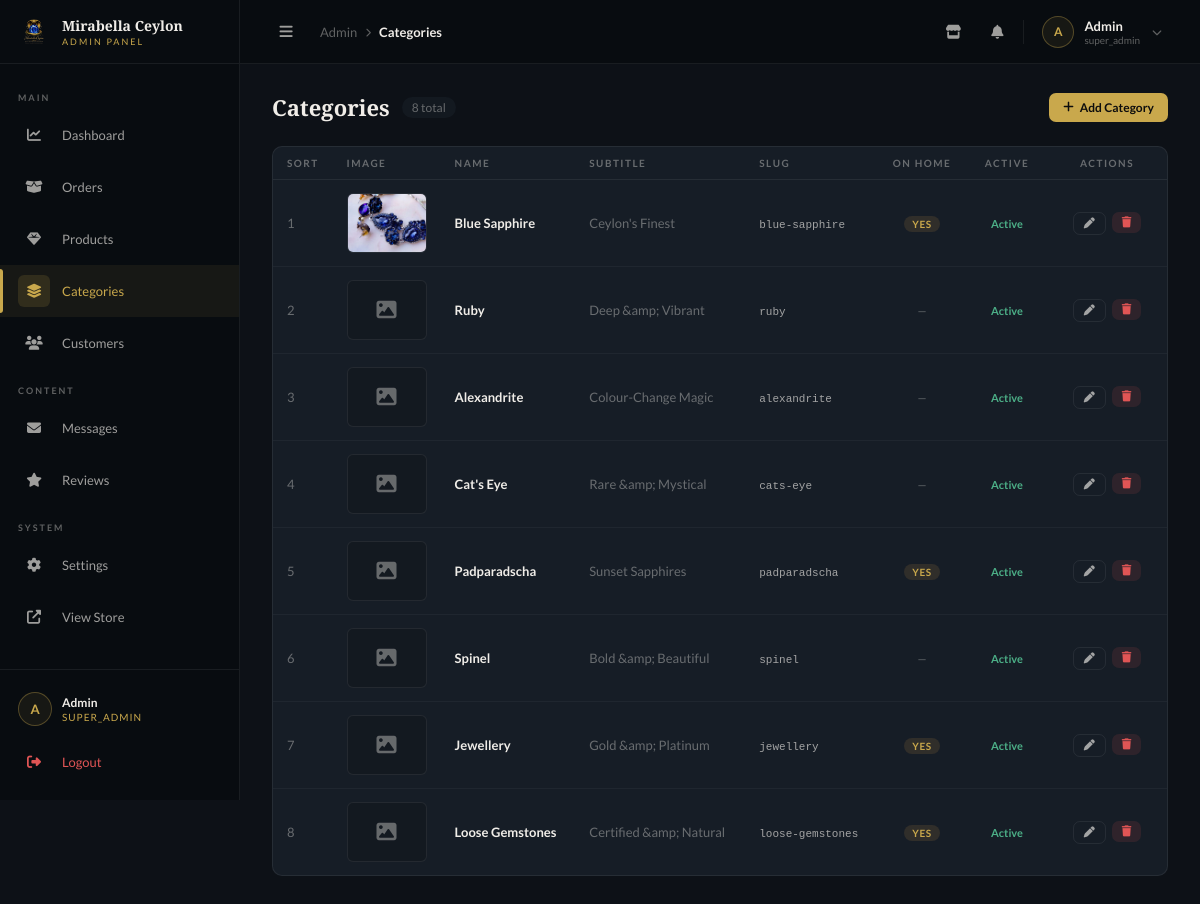
Screenshot of /admin/categories.php (signed in) with the database file from the repository.
### tables this page shows
CREATE TABLE IF NOT EXISTS `categories` (
  `id`          INT UNSIGNED  NOT NULL AUTO_INCREMENT,
  `name`        VARCHAR(100)  NOT NULL,
  `slug`        VARCHAR(110)  NOT NULL UNIQUE,
  `subtitle`    VARCHAR(120)           DEFAULT NULL,
  `description` TEXT                   DEFAULT NULL,
  `image`       VARCHAR(255)           DEFAULT NULL,
  `sort_order`  SMALLINT      NOT NULL DEFAULT 0,
  `show_on_home` TINYINT(1)   NOT NULL DEFAULT 0,
  `is_active`   TINYINT(1)    NOT NULL DEFAULT 1,
  `created_at`  DATETIME      NOT NULL DEFAULT CURRENT_TIMESTAMP,
  PRIMARY KEY (`id`)
);

### admin/categories.php (the view, shortened to what this page needs)
<?php
$pageTitle  = 'Categories';
$activePage = 'categories';
$db = db();
$categories = $db->query(
    'SELECT * FROM categories ORDER BY sort_order ASC, name ASC'
)->fetchAll(PDO::FETCH_ASSOC);
?>
<!DOCTYPE html>
<html lang="en">
<head>
  <link rel="stylesheet" href="https://cdnjs.cloudflare.com/ajax/libs/font-awesome/6.5.0/css/all.min.css" />
  <link rel="stylesheet" href="assets/css/admin.css" />
</head>
<body class="admin-layout">
<?php require_once __DIR__ . '/includes/sidebar.php'; ?>
<main class="admin-main">
  <div class="admin-content">
    <div class="page-toolbar">
      <div class="page-toolbar__left">
        <div class="page-toolbar__title">Categories</div>
        <span class="page-toolbar__count"><?= count($categories) ?> total</span>
      </div>
      <button class="action-btn action-btn--primary" id="btnAddCat">
        <i class="fas fa-plus"></i> Add Category
      </button>
    </div>
    <div class="admin-card">
      <div class="admin-table-wrap">
        <table class="admin-table">
          <thead>
            <tr>
              <th style="width:50px;">Sort</th>
              <th style="width:80px;">Image</th>
              <th>Name</th>
              <th>Subtitle</th>
              <th>Slug</th>
              <th style="width:90px;text-align:center;">On Home</th>
              <th style="width:80px;text-align:center;">Active</th>
              <th style="width:120px;text-align:center;">Actions</th>
            </tr>
          </thead>
          <tbody>
          <?php if (empty($categories)): ?>
            <tr><td colspan="8" style="text-align:center;color:var(--text-soft);padding:40px;">No categories yet.</td></tr>
          <?php else: ?>
          <?php foreach ($categories as $cat): ?>
            <tr>
              <td style="color:var(--text-soft);font-size:13px;"><?= (int)$cat['sort_order'] ?></td>
              <td>
                <?php if (!empty($cat['image']) && file_exists(__DIR__ . '/../' . $cat['image'])): ?>
                  <img src="../<?= htmlspecialchars($cat['image']) ?>" class="cat-img-preview" alt="">
                <?php else: ?>
                  <div class="cat-img-placeholder"><i class="fas fa-image"></i></div>
                <?php endif; ?>
              </td>
              <td>
                <div style="font-weight:600;color:var(--text);"><?= htmlspecialchars($cat['name']) ?></div>
              </td>
              <td style="color:var(--text-soft);font-size:13px;"><?= htmlspecialchars($cat['subtitle'] ?? '') ?></td>
              <td><code style="font-size:11px;color:var(--text-mid);"><?= htmlspecialchars($cat['slug']) ?></code></td>
              <td style="text-align:center;">
                <form method="post" style="display:inline;">
                  <button type="submit" style="border:none;background:none;cursor:pointer;padding:0;" title="Toggle Homepage">
                    <?php if ($cat['show_on_home'] ?? 0): ?>
                      <span class="badge-home">Yes</span>
                    <?php else: ?>
                      <span style="font-size:11px;color:var(--text-soft);">—</span>
                    <?php endif; ?>
                  </button>
                </form>
              </td>
              <td style="text-align:center;">
                <form method="post" style="display:inline;">
                  <button type="submit" style="border:none;background:none;cursor:pointer;padding:0;" title="Toggle Active">
                    <?php if ($cat['is_active']): ?>
                      <span style="color:#4caf87;font-size:11px;font-weight:700;">Active</span>
                    <?php else: ?>
                      <span style="color:var(--text-soft);font-size:11px;">Off</span>
                    <?php endif; ?>
                  </button>
                </form>
              </td>
              <td style="text-align:center;">
                <div style="display:flex;gap:6px;justify-content:center;">
                  <button class="action-btn action-btn--ghost action-btn--sm btn-edit-cat"
                    data-id="<?= $cat['id'] ?>"
                    data-name="<?= htmlspecialchars($cat['name'], ENT_QUOTES) ?>"
                    data-subtitle="<?= htmlspecialchars($cat['subtitle'] ?? '', ENT_QUOTES) ?>"
                    data-slug="<?= htmlspecialchars($cat['slug'], ENT_QUOTES) ?>"
                    data-description="<?= htmlspecialchars($cat['description'] ?? '', ENT_QUOTES) ?>"
                    data-image="<?= htmlspecialchars($cat['image'] ?? '', ENT_QUOTES) ?>"
                    data-sort="<?= (int)($cat['sort_order'] ?? 0) ?>"
                    data-home="<?= (int)($cat['show_on_home'] ?? 0) ?>"
                    data-active="<?= (int)$cat['is_active'] ?>">
                    <i class="fas fa-pen"></i>
                  </button>
                  <form method="post" style="display:inline;" onsubmit="return confirm('Delete this category? Products in it will lose their category.')">
                    <button type="submit" class="action-btn action-btn--danger action-btn--sm">
                      <i class="fas fa-trash"></i>
                    </button>
                  </form>
                </div>
              </td>
            </tr>
          <?php endforeach; ?>
          <?php endif; ?>
          </tbody>
        </table>
      </div>
    </div>
  </div>
</main>
</body>
</html>

### admin/includes/sidebar.php (shortened to what this page needs)
<?php
$adminName  = $_SESSION['admin_name']  ?? 'Admin';
$adminRole  = $_SESSION['admin_role']  ?? 'admin';
$initials   = strtoupper(substr($adminName, 0, 1));
$pageTitle  = $pageTitle  ?? 'Dashboard';
$activePage = $activePage ?? 'dashboard';
?>
<aside class="admin-sidebar" id="adminSidebar">
  <div class="sidebar-logo">
    <img src="../assets/images/logo.png" alt="Mirabella" class="sidebar-logo__img"
         onerror="this.style.display='none'" />
    <div class="sidebar-logo__text">
      <div class="sidebar-logo__name">Mirabella Ceylon</div>
      <div class="sidebar-logo__tag">Admin Panel</div>
    </div>
  </div>
  <nav class="sidebar-nav">
    <div class="sidebar-section">Main</div>
    <a href="dashboard.php" data-label="Dashboard"
       class="sidebar-item <?= $activePage === 'dashboard' ? 'active' : '' ?>">
      <div class="sidebar-item__icon"><i class="fas fa-chart-line"></i></div>
      <span class="sidebar-item__label">Dashboard</span>
    </a>
    <a href="orders.php" data-label="Orders"
       class="sidebar-item <?= $activePage === 'orders' ? 'active' : '' ?>">
      <div class="sidebar-item__icon"><i class="fas fa-box-open"></i></div>
      <span class="sidebar-item__label">Orders</span>
    </a>
    <a href="products.php" data-label="Products"
       class="sidebar-item <?= $activePage === 'products' ? 'active' : '' ?>">
      <div class="sidebar-item__icon"><i class="fas fa-gem"></i></div>
      <span class="sidebar-item__label">Products</span>
    </a>
    <a href="categories.php" data-label="Categories"
       class="sidebar-item <?= $activePage === 'categories' ? 'active' : '' ?>">
      <div class="sidebar-item__icon"><i class="fas fa-layer-group"></i></div>
      <span class="sidebar-item__label">Categories</span>
    </a>
    <a href="customers.php" data-label="Customers"
       class="sidebar-item <?= $activePage === 'customers' ? 'active' : '' ?>">
      <div class="sidebar-item__icon"><i class="fas fa-users"></i></div>
      <span class="sidebar-item__label">Customers</span>
    </a>
    <div class="sidebar-section">Content</div>
    <a href="messages.php" data-label="Messages"
       class="sidebar-item <?= $activePage === 'messages' ? 'active' : '' ?>">
      <div class="sidebar-item__icon"><i class="fas fa-envelope"></i></div>
      <span class="sidebar-item__label">Messages</span>
    </a>
    <a href="reviews.php" data-label="Reviews"
       class="sidebar-item <?= $activePage === 'reviews' ? 'active' : '' ?>">
      <div class="sidebar-item__icon"><i class="fas fa-star"></i></div>
      <span class="sidebar-item__label">Reviews</span>
    </a>
    <div class="sidebar-section">System</div>
    <a href="settings.php" data-label="Settings"
       class="sidebar-item <?= $activePage === 'settings' ? 'active' : '' ?>">
      <div class="sidebar-item__icon"><i class="fas fa-cog"></i></div>
      <span class="sidebar-item__label">Settings</span>
    </a>
    <a href="../index.php" target="_blank" data-label="View Store"
       class="sidebar-item">
      <div class="sidebar-item__icon"><i class="fas fa-external-link-alt"></i></div>
      <span class="sidebar-item__label">View Store</span>
    </a>
  </nav>
  <div class="sidebar-bottom">
    <div class="sidebar-profile">
      <div class="sidebar-profile__avatar"><?= htmlspecialchars($initials) ?></div>
      <div class="sidebar-profile__info">
        <div class="sidebar-profile__name"><?= htmlspecialchars($adminName) ?></div>
        <div class="sidebar-profile__role"><?= htmlspecialchars($adminRole) ?></div>
      </div>
    </div>
    <a href="logout.php" data-label="Logout"
       class="sidebar-item" style="color:#e05555;">
      <div class="sidebar-item__icon" style="color:#e05555;"><i class="fas fa-sign-out-alt"></i></div>
      <span class="sidebar-item__label">Logout</span>
    </a>
  </div>
</aside>
<header class="admin-topbar" id="adminTopbar">
  <button class="topbar-toggle" id="sidebarToggle" aria-label="Toggle sidebar">
    <i class="fas fa-bars"></i>
  </button>
  <div class="topbar-breadcrumb">
    <span>Admin</span>
    <span class="topbar-breadcrumb__sep"><i class="fas fa-chevron-right" style="font-size:9px;"></i></span>
    <span class="topbar-breadcrumb__current"><?= htmlspecialchars($pageTitle) ?></span>
  </div>
  <div class="topbar-actions">
    <a href="../index.php" target="_blank" class="topbar-btn" title="View Store">
      <i class="fas fa-store"></i>
    </a>
    <div class="notif-wrap" id="notifWrap">
      <button class="topbar-btn" id="notifBtn" title="Notifications">
        <i class="fas fa-bell"></i>
      </button>
    </div>
    <div class="topbar-user-wrap">
      <div class="topbar-user" id="topbarUser">
        <div class="topbar-user__avatar"><?= htmlspecialchars($initials) ?></div>
        <div>
          <div class="topbar-user__name"><?= htmlspecialchars($adminName) ?></div>
          <div class="topbar-user__role"><?= htmlspecialchars($adminRole) ?></div>
        </div>
        <i class="fas fa-chevron-down topbar-user__chevron"></i>
      </div>
    </div>
  </div>
</header>

### admin/categories.php (style rules this page uses)
.cat-img-preview { width:80px;height:60px;object-fit:cover;border-radius:6px;border:1px solid var(--dark-border); }
.cat-img-placeholder { width:80px;height:60px;border-radius:6px;border:1px solid var(--dark-border);background:var(--dark-3);display:flex;align-items:center;justify-content:center;color:var(--text-soft);font-size:20px; }
.badge-home { background:rgba(168,123,63,.18);color:var(--gold);font-size:10px;font-weight:700;letter-spacing:.6px;padding:2px 8px;border-radius:20px;text-transform:uppercase; }
.page-toolbar { display:flex;align-items:center;justify-content:space-between;margin-bottom:24px;flex-wrap:wrap;gap:12px; }
.page-toolbar__left { display:flex;align-items:center;gap:12px; }
.page-toolbar__title { font-family:var(--font-display);font-size:22px;font-weight:600;color:var(--text); }
.page-toolbar__count { font-size:12px;color:var(--text-soft);background:var(--dark-3);padding:3px 10px;border-radius:20px; }
.action-btn { border:none;cursor:pointer;border-radius:7px;font-family:var(--font-body);font-size:12px;font-weight:600;display:inline-flex;align-items:center;gap:6px;padding:7px 14px;transition:.2s; }
.action-btn--primary { background:var(--gold);color:#0d0d0d; }
.action-btn--ghost { background:transparent;color:var(--text-mid);border:1px solid var(--dark-border); }
.action-btn--danger { background:rgba(224,85,85,.12);color:#e05555; }
.action-btn--sm { padding:5px 10px;font-size:11px; }

### rows the page displays
categories: sort_order "1", image (picture), name "Blue Sapphire", subtitle "Ceylon's Finest", slug "blue-sapphire", show_on_home "YES", is_active "Active"
categories: sort_order "2", name "Ruby", subtitle "Deep &amp; Vibrant", slug "ruby", is_active "Active"
categories: sort_order "3", name "Alexandrite", subtitle "Colour-Change Magic", slug "alexandrite", is_active "Active"
categories: sort_order "4", name "Cat's Eye", subtitle "Rare &amp; Mystical", slug "cats-eye", is_active "Active"
categories: sort_order "5", name "Padparadscha", subtitle "Sunset Sapphires", slug "padparadscha", show_on_home "YES", is_active "Active"
categories: sort_order "6", name "Spinel", subtitle "Bold &amp; Beautiful", slug "spinel", is_active "Active"
categories: sort_order "7", name "Jewellery", subtitle "Gold &amp; Platinum", slug "jewellery", show_on_home "YES", is_active "Active"
categories: sort_order "8", name "Loose Gemstones", subtitle "Certified &amp; Natural", slug "loose-gemstones", show_on_home "YES", is_active "Active"

### other values shown
$initials "A"
$adminName "Admin"
$adminRole "SUPER_ADMIN"
$pageTitle "Categories"
$adminRole "super_admin"
count($categories) "8"
